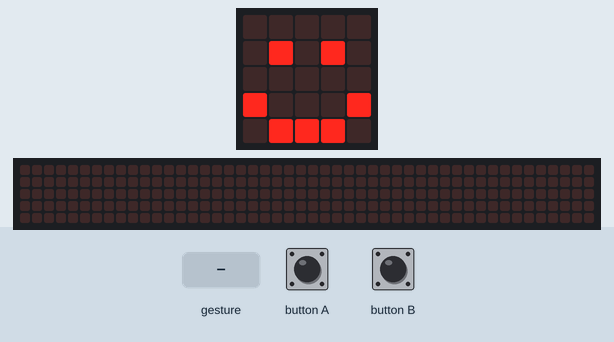
Simulated run of this program. Board: BBC micro:bit (MakeCode). On the bench: the board's 5×5 LED display, a strip that is not on the board, showing the scrolling text unrolled. The test bench sets the inputs (shaded band). Random numbers come from a fixed seed; a tilt is held for 1.5 s and a shake lasts 1 s, then the board lies face up again; the 48×5 strip is a reading aid, not a part: it shows the text the display is scrolling, unrolled, one strip-width of it at a time.

Above: at 1.8 s.
1.9 s: gesture 'shake'
At 2.17 s:
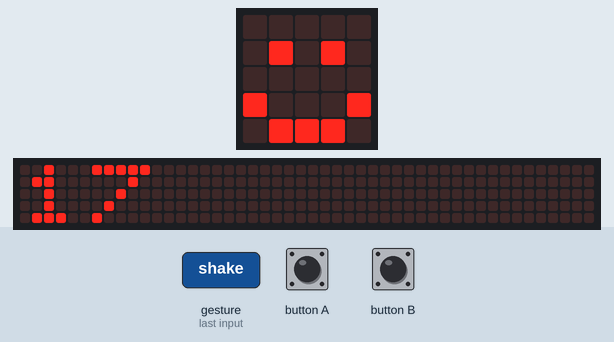
At 2.62 s:
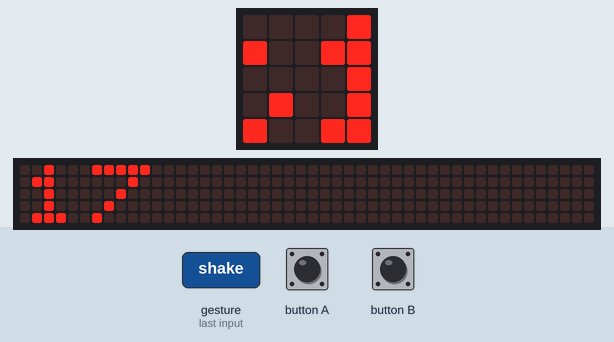
4.0 s: button A pressed for 0.15 s
4.7 s: gesture 'shake'
At 8.92 s:
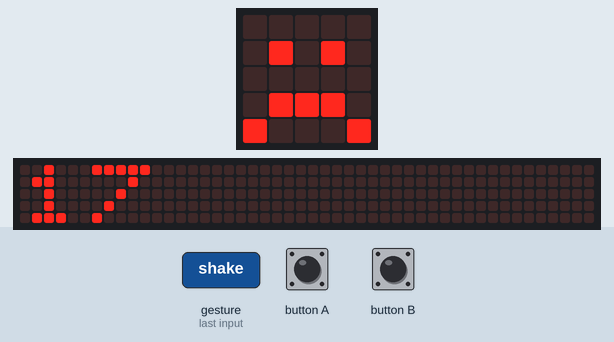

The program:

main.ts
```typescript
// (licence header left out)
basic.showIcon(IconNames.Happy)

// variables
let firstNumber = 0
let secondNumber = 0

// generate random number
firstNumber = randint(0,99)
secondNumber = randint(0,99)

// button a
input.onButtonPressed(Button.A, function() {
    basic.showString("# 1 : " + firstNumber)
    basic.showIcon(IconNames.Happy)
})

// button b
input.onButtonPressed(Button.B, function() {
    basic.showString("# 2 :" + secondNumber)
    basic.showIcon(IconNames.Happy)
})

// shake
input.onGesture(Gesture.Shake, function () {
    if (firstNumber < secondNumber) {
        basic.showNumber(firstNumber)
        basic.showString("<")
        basic.showNumber(secondNumber)
    } else {
        basic.showNumber(firstNumber)
        basic.showString(">")
        basic.showNumber(secondNumber)
    }
    basic.showIcon(IconNames.Sad)
})
```

Measured:
- after the input at 1.9 s, the display: changes after 0.20 s (image 1)
